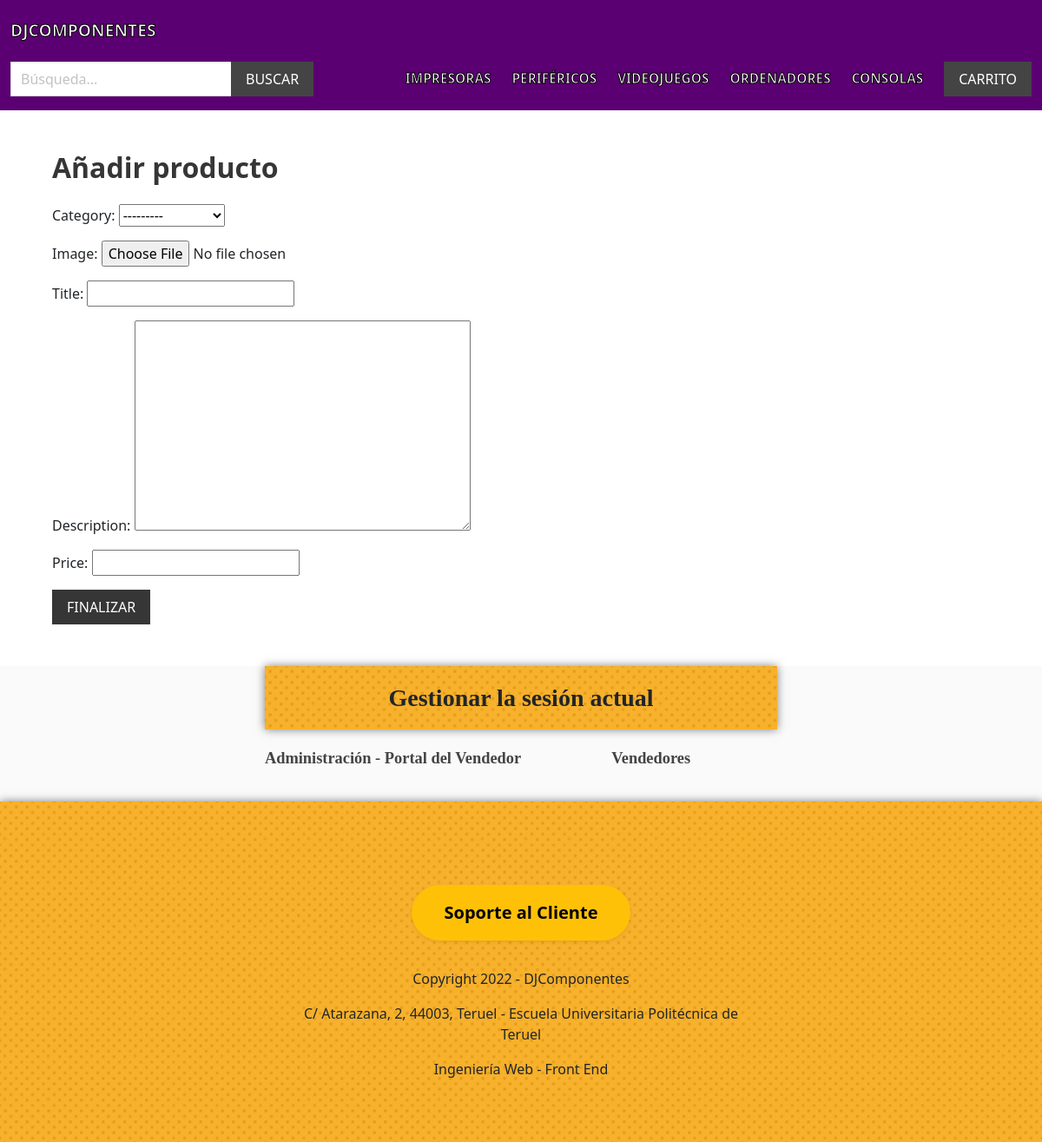
Page /vendors/add-product/ (signed in) on the committed database.
### apps/product/models.py (models this page shows)
class Category(models.Model):
    title = models.CharField(max_length=255)
    slug = models.SlugField(max_length=255)
    ordering = models.IntegerField(default=0)
    class Meta:
        ordering = ['ordering']
    def __str__(self):
        return self.title

### apps/vendor/views.py (the view)
# urls.py: path('add-product/', views.add_product, name='add_product'),
@login_required
def add_product(request):
    if request.method == 'POST':
        form = ProductForm(request.POST, request.FILES)
        if form.is_valid():
            product = form.save(commit=False)
            product.vendor = request.user.vendor
            product.slug = slugify(product.title)
            product.save()
            return redirect('vendor_admin')
    else:
        form = ProductForm()
    return render(request, 'vendor/add_product.html', {'form': form})

### apps/vendor/forms.py
class ProductForm(ModelForm):
    class Meta:
        model = Product
        fields = ['category', 'image', 'title', 'description', 'price']

### apps/cart/cart.py (called while the page is built)
    def __len__(self):
        return sum(item['quantity'] for item in self.cart.values())

### apps/cart/context_processors.py (called while the page is built)
def cart(request):
    return {'cart': Cart(request)}

### apps/product/context_processors.py (called while the page is built)
def menu_categories(request):
    categories = Category.objects.all()
    return {'menu_categories': categories}

### apps/vendor/templates/vendor/add_product.html (shortened to what this page needs)
{% extends 'core/base.html' %}
{% block content %}
    <h1 class="title">Añadir producto</h1>
    <form method="post" action="." enctype="multipart/form-data">
        {{ form.as_p }}
        <div class="field">
            <div class="control">
                <button class="button is-dark is-uppercase">Finalizar</button>
            </div>
        </div>
    </form>
{% endblock %}

### apps/core/templates/core/base.html (shortened to what this page needs)
{% load static %}
<!DOCTYPE html>
<html>
    <head>
        <link rel="stylesheet" href="https://cdn.jsdelivr.net/npm/bulma@0.9.1/css/bulma.min.css">
        <link rel="stylesheet" href="{% static 'styles/main.css' %}">
        <link href="https://cdn.jsdelivr.net/npm/bootstrap@5.1.3/dist/css/bootstrap.min.css" rel="stylesheet">
    </head>
    <body>
        <nav id="quitar_decoracion" id="navbar_base" class="navbar" style="background-color: #5b0072;">
            <div class="navbar-brand">
                <a href="/" class="navbar-item" style="color:white;" id="texto_navbar_frontpage"><strong>DJComponentes</strong></a>
            </div>
            <div class="navbar-menu" id="main-navbar">
                <div class="navbar-start">
                    <div class="navbar-item">
                        <form method="get" action="{% url 'search' %}">
                            <div class="field has-addons">
                                <div class="control">
                                    <input type="text" class="input" placeholder="Búsqueda..." name="query">
                                </div>
                                <div class="control">
                                    <button class="button is-dark is-uppercase">Buscar</button>
                                </div>
                            </div>
                        </form>
                    </div>
                </div>
                <div class="navbar-end">
                    {% for category in menu_categories %}
                        <a href="{% url 'category' category.slug %}" class="navbar-item" style="color:white;"  id="texto_navbar_frontpage"><Strong>{{ category.title }}</Strong></a>
                    {% endfor %}
                    <div class="navbar-item">
                        <a href="{% url 'cart' %}" class="button is-dark">Carrito{% if cart %} ({{ cart|length }}){% endif %}</a>
                    </div>
                </div>
            </div>
        </nav>
        <section class="section">
            <div class="container">
                {% block content %}
                {% endblock %}
            </div>
        </section>
        <footer id="gestionar_sesion" class="footer">
            <h3 class="container w-50 justify-content-md-center"><b>Gestionar la sesión actual</b></h3>
            {% if request.user.is_authenticated %}
            <a href="{% url 'vendor_admin' %}"><b>Administración - Portal del Vendedor</b></a>
            {% else %}
            <a href="{% url 'become_vendor' %}"><b>Convertirse en vendedor</b></a>
            {% endif %}
            <a href="{% url 'vendors' %}"><b>Vendedores</b></a>
        </footer>
        <div id="footer" class="p-5">
          <div class="container w-50 pt-5">
            <div class="row row-cols-md-2 justify-content-md-center">
              <div class="col text-center">
                <a href="{% url 'contact' %}">
                  <button class="btn btn-lg rounded-pill btn-warning w-100 p-3 shadow-sm font-weight-bold"><b>Soporte al Cliente</b></button>
                </a>
              </div>
            </div>
            <div class="row justify-content-md-center py-2">
              <div class="col text-center font-weight-light"> <br>
                <p>Copyright 2022  -  DJComponentes</p>
                <p>C/ Atarazana, 2, 44003, Teruel  -  Escuela Universitaria Politécnica de Teruel</p>
                <p>Ingeniería Web - Front End</p>
              </div>
            </div>
          </div>
        </div>
    </body>
</html>

### static/styles/main.css (style rules this page uses)
#texto_navbar_frontpage { -webkit-text-stroke: 1px black; font-size: 96%; }
#footer { background-color: #F7AA18; background: url("../images/footer-dots.png") #F7AA18; background-size: 50px 50px; box-shadow: 0 0 10px rgba(0, 0, 0, 0.5); }
#footer p { font-size: medium; }
.navbar { text-transform: uppercase; }
.navbar .is-dark { background: #444; }
.footer a { margin-bottom: 15px; display: inline-block; color: #444; }
#gestionar_sesion { text-align: center; font-family: verdana; padding: 0px 10px 10px 10px; text-decoration:none; }
#gestionar_sesion a { padding: 20px 100px 10px 0px; text-decoration:none; font-size: 115%; }
#gestionar_sesion h3 { background-color: #F7AA18; background: url("../images/footer-dots.png") #F7AA18; background-size: 50px 50px; padding: 20px 0px 20px 0px; box-shadow: 0 0 10px rgba(0, 0, 0, 0.5); }
.input, .button { border-radius: 0; }
#quitar_decoracion a { text-decoration: none; }
h2, h3, h4, h5, button { font-family: 'Bitter,'; }

### rows in the picture
Category: title "IMPRESORAS"
Category: title "PERIFÉRICOS"
Category: title "VIDEOJUEGOS"
Category: title "ORDENADORES"
Category: title "CONSOLAS"
